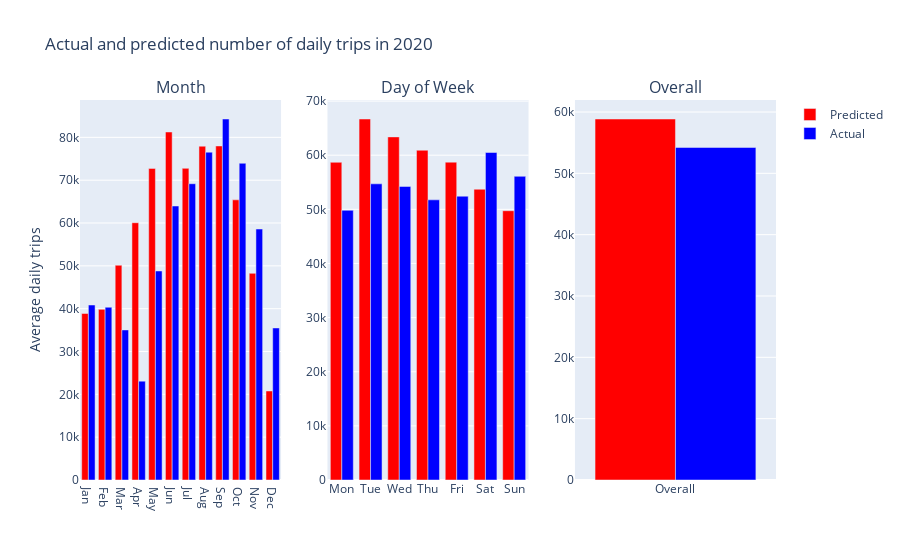

Notebook source saved alongside this figure:
### Code cell
plot_dow_month(df_test_2020,
               y_test_2020,
               title="Actual and predicted number of daily trips in 2020")

### Figure 1 — Plotly figure (JSON) as saved in the notebook; plotly's stock layout.template omitted (floating-point values rounded to 4 significant figures)
{"data": [{"marker": {"color": "red"}, "name": "Predicted", "type": "bar", "x": ["Jan", "Feb", "Mar", "Apr", "May", "Jun", "Jul", "Aug", "Sep", "Oct", "Nov", "Dec"], "xaxis": "x", "y": [38880.0, 39840.0, 50150.0, 60070.0, 72750.0, 81250.0, 72770.0, 77940.0, 78000.0, 65410.0, 48250.0, 20780.0], "yaxis": "y"}, {"marker": {"color": "red"}, "name": "Predicted", "showlegend": false, "type": "bar", "x": ["Mon", "Tue", "Wed", "Thu", "Fri", "Sat", "Sun"], "xaxis": "x2", "y": [58690.0, 66690.0, 63390.0, 60920.0, 58720.0, 53720.0, 49740.0], "yaxis": "y2"}, {"marker": {"color": "red"}, "name": "Predicted", "showlegend": false, "type": "bar", "x": ["Overall"], "xaxis": "x3", "y": [58860.0], "yaxis": "y3"}, {"marker": {"color": "blue"}, "name": "Actual", "type": "bar", "x": ["Jan", "Feb", "Mar", "Apr", "May", "Jun", "Jul", "Aug", "Sep", "Oct", "Nov", "Dec"], "xaxis": "x", "y": [40860.0, 40340.0, 35040.0, 23070.0, 48810.0, 63970.0, 69180.0, 76540.0, 84290.0, 73950.0, 58600.0, 35500.0], "yaxis": "y"}, {"marker": {"color": "blue"}, "name": "Actual", "showlegend": false, "type": "bar", "x": ["Mon", "Tue", "Wed", "Thu", "Fri", "Sat", "Sun"], "xaxis": "x2", "y": [49830.0, 54710.0, 54230.0, 51760.0, 52430.0, 60500.0, 56100.0], "yaxis": "y2"}, {"marker": {"color": "blue"}, "name": "Actual", "showlegend": false, "type": "bar", "x": ["Overall"], "xaxis": "x3", "y": [54220.0], "yaxis": "y3"}], "layout": {"annotations": [{"font": {"size": 16}, "showarrow": false, "text": "Month", "x": 0.1444, "xanchor": "center", "xref": "paper", "y": 1, "yanchor": "bottom", "yref": "paper"}, {"font": {"size": 16}, "showarrow": false, "text": "Day of Week", "x": 0.5, "xanchor": "center", "xref": "paper", "y": 1, "yanchor": "bottom", "yref": "paper"}, {"font": {"size": 16}, "showarrow": false, "text": "Overall", "x": 0.8556, "xanchor": "center", "xref": "paper", "y": 1, "yanchor": "bottom", "yref": "paper"}], "barmode": "group", "title": {"text": "Actual and predicted number of daily trips in 2020"}, "xaxis": {"anchor": "y", "domain": [0, 0.2889]}, "xaxis2": {"anchor": "y2", "domain": [0.3556, 0.6444]}, "xaxis3": {"anchor": "y3", "domain": [0.7111, 1]}, "yaxis": {"anchor": "x", "domain": [0, 1], "title": {"text": "Average daily trips"}}, "yaxis2": {"anchor": "x2", "domain": [0, 1]}, "yaxis3": {"anchor": "x3", "domain": [0, 1]}}}
